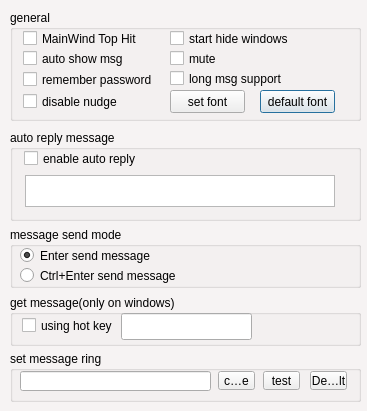
<ui version="4.0" >
 <class>ConfigApp</class>
 <widget class="QDialog" name="ConfigApp" >
  <property name="geometry" >
   <rect>
    <x>0</x>
    <y>0</y>
    <width>367</width>
    <height>411</height>
   </rect>
  </property>
  <property name="windowTitle" >
   <string>ConfigApp</string>
  </property>
  <property name="styleSheet" >
   <string>QDialog {
 
background-color:rgb(246,243,243);

}
</string>
  </property>
  <widget class="QGroupBox" name="groupBox" >
   <property name="geometry" >
    <rect>
     <x>10</x>
     <y>351</y>
     <width>351</width>
     <height>51</height>
    </rect>
   </property>
   <property name="title" >
    <string>set message ring</string>
   </property>
   <widget class="QLineEdit" name="RingFile" >
    <property name="geometry" >
     <rect>
      <x>10</x>
      <y>20</y>
      <width>191</width>
      <height>20</height>
     </rect>
    </property>
    <property name="readOnly" >
     <bool>true</bool>
    </property>
   </widget>
   <widget class="QToolButton" name="BT_ChangeRing" >
    <property name="geometry" >
     <rect>
      <x>208</x>
      <y>20</y>
      <width>37</width>
      <height>19</height>
     </rect>
    </property>
    <property name="text" >
     <string>change</string>
    </property>
   </widget>
   <widget class="QToolButton" name="BT_TestRing" >
    <property name="geometry" >
     <rect>
      <x>253</x>
      <y>20</y>
      <width>37</width>
      <height>19</height>
     </rect>
    </property>
    <property name="text" >
     <string>test</string>
    </property>
   </widget>
   <widget class="QToolButton" name="BT_RingDefault" >
    <property name="geometry" >
     <rect>
      <x>300</x>
      <y>20</y>
      <width>37</width>
      <height>19</height>
     </rect>
    </property>
    <property name="text" >
     <string>Default</string>
    </property>
   </widget>
  </widget>
  <widget class="QGroupBox" name="groupBox_2" >
   <property name="geometry" >
    <rect>
     <x>10</x>
     <y>130</y>
     <width>351</width>
     <height>91</height>
    </rect>
   </property>
   <property name="title" >
    <string>auto reply message</string>
   </property>
   <widget class="QTextEdit" name="MsgAutoRelpy" >
    <property name="geometry" >
     <rect>
      <x>15</x>
      <y>45</y>
      <width>310</width>
      <height>32</height>
     </rect>
    </property>
   </widget>
   <widget class="QCheckBox" name="CB_AutoReply" >
    <property name="geometry" >
     <rect>
      <x>14</x>
      <y>20</y>
      <width>151</width>
      <height>17</height>
     </rect>
    </property>
    <property name="text" >
     <string>enable auto reply</string>
    </property>
   </widget>
  </widget>
  <widget class="QGroupBox" name="groupBox_3" >
   <property name="geometry" >
    <rect>
     <x>10</x>
     <y>227</y>
     <width>351</width>
     <height>61</height>
    </rect>
   </property>
   <property name="title" >
    <string>message send mode</string>
   </property>
   <widget class="QRadioButton" name="RB_EnterSend" >
    <property name="geometry" >
     <rect>
      <x>10</x>
      <y>20</y>
      <width>281</width>
      <height>17</height>
     </rect>
    </property>
    <property name="text" >
     <string>Enter send message</string>
    </property>
    <property name="checked" >
     <bool>true</bool>
    </property>
   </widget>
   <widget class="QRadioButton" name="RB_CtrlEnterSend" >
    <property name="geometry" >
     <rect>
      <x>10</x>
      <y>40</y>
      <width>281</width>
      <height>17</height>
     </rect>
    </property>
    <property name="text" >
     <string>Ctrl+Enter send message</string>
    </property>
    <property name="checked" >
     <bool>false</bool>
    </property>
   </widget>
  </widget>
  <widget class="QGroupBox" name="groupBox_4" >
   <property name="geometry" >
    <rect>
     <x>10</x>
     <y>10</y>
     <width>351</width>
     <height>111</height>
    </rect>
   </property>
   <property name="title" >
    <string>general</string>
   </property>
   <widget class="QCheckBox" name="CB_MainTopHit" >
    <property name="geometry" >
     <rect>
      <x>13</x>
      <y>20</y>
      <width>121</width>
      <height>17</height>
     </rect>
    </property>
    <property name="text" >
     <string>MainWind Top Hit</string>
    </property>
   </widget>
   <widget class="QCheckBox" name="CB_AutoShowMsg" >
    <property name="geometry" >
     <rect>
      <x>13</x>
      <y>40</y>
      <width>131</width>
      <height>17</height>
     </rect>
    </property>
    <property name="text" >
     <string>auto show msg</string>
    </property>
   </widget>
   <widget class="QCheckBox" name="CB_RemberPwd" >
    <property name="geometry" >
     <rect>
      <x>13</x>
      <y>61</y>
      <width>131</width>
      <height>17</height>
     </rect>
    </property>
    <property name="text" >
     <string>remember password</string>
    </property>
   </widget>
   <widget class="QCheckBox" name="CB_MainStartHide" >
    <property name="geometry" >
     <rect>
      <x>160</x>
      <y>20</y>
      <width>131</width>
      <height>17</height>
     </rect>
    </property>
    <property name="text" >
     <string>start hide windows</string>
    </property>
    <property name="checked" >
     <bool>false</bool>
    </property>
   </widget>
   <widget class="QCheckBox" name="CB_Mute" >
    <property name="geometry" >
     <rect>
      <x>160</x>
      <y>40</y>
      <width>72</width>
      <height>17</height>
     </rect>
    </property>
    <property name="text" >
     <string>mute</string>
    </property>
   </widget>
   <widget class="QCheckBox" name="CB_LongMsg" >
    <property name="geometry" >
     <rect>
      <x>160</x>
      <y>60</y>
      <width>131</width>
      <height>17</height>
     </rect>
    </property>
    <property name="text" >
     <string>long msg support</string>
    </property>
   </widget>
   <widget class="QCheckBox" name="CB_DisableNudge" >
    <property name="geometry" >
     <rect>
      <x>13</x>
      <y>80</y>
      <width>121</width>
      <height>23</height>
     </rect>
    </property>
    <property name="text" >
     <string>disable nudge</string>
    </property>
   </widget>
   <widget class="QPushButton" name="BT_SetDefaultFont" >
    <property name="geometry" >
     <rect>
      <x>250</x>
      <y>80</y>
      <width>75</width>
      <height>23</height>
     </rect>
    </property>
    <property name="text" >
     <string>default font</string>
    </property>
   </widget>
   <widget class="QPushButton" name="BT_SetFont" >
    <property name="geometry" >
     <rect>
      <x>160</x>
      <y>80</y>
      <width>75</width>
      <height>23</height>
     </rect>
    </property>
    <property name="text" >
     <string>set font</string>
    </property>
   </widget>
  </widget>
  <widget class="QGroupBox" name="groupBox_5" >
   <property name="geometry" >
    <rect>
     <x>10</x>
     <y>295</y>
     <width>351</width>
     <height>51</height>
    </rect>
   </property>
   <property name="title" >
    <string>get message(only on windows)</string>
   </property>
   <widget class="QLineEdit" name="hotKey" >
    <property name="geometry" >
     <rect>
      <x>111</x>
      <y>18</y>
      <width>131</width>
      <height>27</height>
     </rect>
    </property>
   </widget>
   <widget class="QCheckBox" name="CB_EnableHotKey" >
    <property name="geometry" >
     <rect>
      <x>12</x>
      <y>19</y>
      <width>91</width>
      <height>23</height>
     </rect>
    </property>
    <property name="text" >
     <string>using hot key</string>
    </property>
   </widget>
   <widget class="QLabel" name="registedHotKeyState" >
    <property name="geometry" >
     <rect>
      <x>251</x>
      <y>20</y>
      <width>92</width>
      <height>20</height>
     </rect>
    </property>
    <property name="text" >
     <string/>
    </property>
   </widget>
  </widget>
 </widget>
 <resources/>
 <connections/>
</ui>
